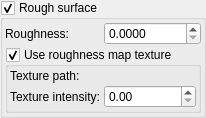
           <widget class="MyGroupBox" name="groupCheck_rough_surface">
            <property name="toolTip">
             <string>&lt;html&gt;&lt;head/&gt;&lt;body&gt;&lt;p&gt;Makes surface rough. This effect works well with enabled Monte Carlo algorithms.&lt;/p&gt;&lt;p&gt;&lt;img src=&quot;:/tooltips/tooltips_images/material - roughness 0,05.jpg&quot;/&gt;&lt;/p&gt;&lt;/body&gt;&lt;/html&gt;</string>
            </property>
            <property name="title">
             <string>Rough surface</string>
            </property>
            <property name="checkable">
             <bool>true</bool>
            </property>
            <layout class="QVBoxLayout" name="verticalLayout_148">
             <property name="spacing">
              <number>2</number>
             </property>
             <property name="leftMargin">
              <number>2</number>
             </property>
             <property name="topMargin">
              <number>2</number>
             </property>
             <property name="rightMargin">
              <number>2</number>
             </property>
             <property name="bottomMargin">
              <number>2</number>
             </property>
             <item>
              <layout class="QGridLayout" name="gridLayout_27">
               <property name="verticalSpacing">
                <number>2</number>
               </property>
               <item row="0" column="0">
                <widget class="QLabel" name="label_93">
                 <property name="text">
                  <string>Roughness:</string>
                 </property>
                 <property name="wordWrap">
                  <bool>true</bool>
                 </property>
                </widget>
               </item>
               <item row="0" column="1">
                <widget class="MyDoubleSpinBox" name="spinbox_surface_roughness">
                 <property name="sizePolicy">
                  <sizepolicy hsizetype="Minimum" vsizetype="Maximum">
                   <horstretch>0</horstretch>
                   <verstretch>0</verstretch>
                  </sizepolicy>
                 </property>
                 <property name="toolTip">
                  <string>&lt;html&gt;&lt;head/&gt;&lt;body&gt;&lt;p&gt;Roughness of object surface&lt;/p&gt;&lt;table border=&quot;0&quot; style=&quot; margin-top:0px; margin-bottom:0px; margin-left:0px; margin-right:0px;&quot; cellspacing=&quot;2&quot; cellpadding=&quot;0&quot;&gt;&lt;tr&gt;&lt;td&gt;&lt;p&gt;roughness 0&lt;/p&gt;&lt;/td&gt;&lt;td&gt;&lt;p&gt;roughness 0.05&lt;/p&gt;&lt;/td&gt;&lt;/tr&gt;&lt;tr&gt;&lt;td&gt;&lt;p&gt;&lt;img src=&quot;:/tooltips/tooltips_images/material - roughness 0.jpg&quot;/&gt;&lt;/p&gt;&lt;/td&gt;&lt;td&gt;&lt;p&gt;&lt;img src=&quot;:/tooltips/tooltips_images/material - roughness 0,05.jpg&quot;/&gt;&lt;/p&gt;&lt;/td&gt;&lt;/tr&gt;&lt;/table&gt;&lt;/body&gt;&lt;/html&gt;</string>
                 </property>
                 <property name="prefix">
                  <string/>
                 </property>
                 <property name="suffix">
                  <string/>
                 </property>
                 <property name="decimals">
                  <number>4</number>
                 </property>
                 <property name="maximum">
                  <double>1.000000000000000</double>
                 </property>
                 <property name="singleStep">
                  <double>0.001000000000000</double>
                 </property>
                </widget>
               </item>
              </layout>
             </item>
             <item>
              <widget class="MyGroupBox" name="groupCheck_use_roughness_texture">
               <property name="title">
                <string>Use roughness map texture</string>
               </property>
               <property name="checkable">
                <bool>true</bool>
               </property>
               <layout class="QVBoxLayout" name="verticalLayout_149">
                <property name="spacing">
                 <number>2</number>
                </property>
                <property name="leftMargin">
                 <number>2</number>
                </property>
                <property name="topMargin">
                 <number>2</number>
                </property>
                <property name="rightMargin">
                 <number>2</number>
                </property>
                <property name="bottomMargin">
                 <number>2</number>
                </property>
                <item>
                 <layout class="QGridLayout" name="gridLayout_101" rowstretch="0,0" columnstretch="0,0,1">
                  <property name="spacing">
                   <number>2</number>
                  </property>
                  <item row="1" column="0">
                   <widget class="QLabel" name="label_395">
                    <property name="text">
                     <string>Texture intensity:</string>
                    </property>
                   </widget>
                  </item>
                  <item row="0" column="0">
                   <widget class="QLabel" name="label_396">
                    <property name="text">
                     <string>Texture path:</string>
                    </property>
                   </widget>
                  </item>
                  <item row="0" column="1" colspan="2">
                   <widget class="FileSelectWidget" name="text_file_roughness_texture" native="true">
                    <property name="sizePolicy">
                     <sizepolicy hsizetype="Expanding" vsizetype="Preferred">
                      <horstretch>0</horstretch>
                      <verstretch>0</verstretch>
                     </sizepolicy>
                    </property>
                   </widget>
                  </item>
                  <item row="1" column="2">
                   <widget class="MyDoubleSpinBox" name="spinbox_roughness_texture_intensity">
                    <property name="sizePolicy">
                     <sizepolicy hsizetype="Minimum" vsizetype="Maximum">
                      <horstretch>0</horstretch>
                      <verstretch>0</verstretch>
                     </sizepolicy>
                    </property>
                    <property name="prefix">
                     <string/>
                    </property>
                    <property name="suffix">
                     <string/>
                    </property>
                    <property name="decimals">
                     <number>2</number>
                    </property>
                    <property name="maximum">
                     <double>1000.000000000000000</double>
                    </property>
                    <property name="singleStep">
                     <double>0.100000000000000</double>
                    </property>
                   </widget>
                  </item>
                 </layout>
                </item>
               </layout>
              </widget>
             </item>
            </layout>
           </widget>
